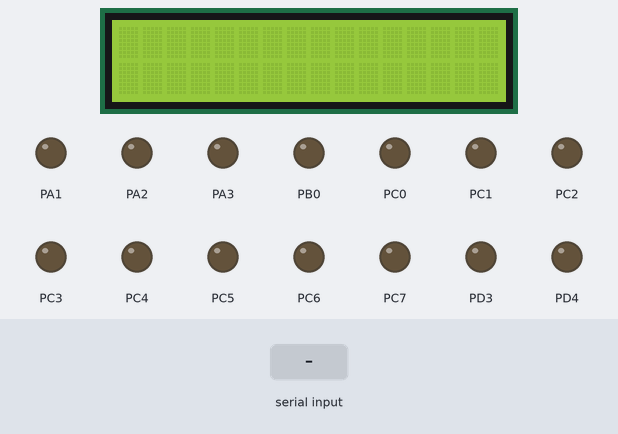
Bench run of a program on a simulated ATmega32, built with avr-gcc and emulated at 16 MHz. Parts: 16×2 character LCD, output pins drawn as LEDs (lit = HIGH). Wiring (inferred from the names in the program): character LCD (HD44780): RS PB1; R/W PB2; E PB3; data PA4, PA5, PA6, PA7. The test bench sets the inputs (shaded band). Pins used as bus, display or sensor lines are not drawn.

Above: at 1.2 s.
1.3 s: "r" received over Serial
At 2.0 s:
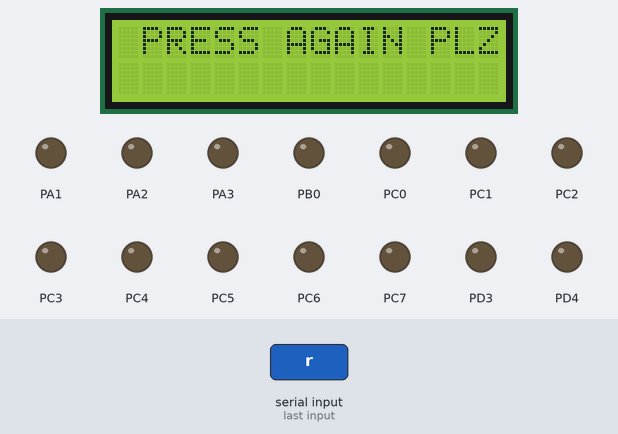
Timing chart, 0 to 4.3 s (numbered marks = the images above; inputs shaded):
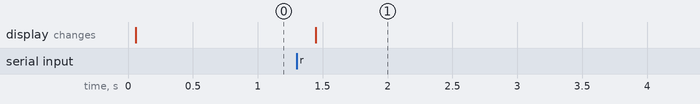

The program:

main.c
```c
/*
 * FinalProject_Master.c
 *
 * Created: 8/10/2020 3:52:08 PM
 * Author : Mohamed Teleb
 */

#include "SPI.h"
#include "DIO.h"
#include "UART.h"
#include "LCD.h"
#include "ADC.h"
#include <avr/interrupt.h>
#include <stdlib.h>


int main(void)
{

	UART_Init();
	DIO_InIt();
	LCD_Init();
	ADC_Init();


	SPI_CFG config = {MASTER,OSC16};
	SPI_Init(&config);
	Slave_En();

	uint8 Command;
	char buffer[10];
	uint8 temp = 0;
	uint8 adc_result;


	while (1)
	{
		adc_result = SPDR;
		//adc_result = ADC_Read(0);
		//temp = adc_result / 2.01;
		Command = UART_Recive();
		if(Command == 'r'){
		if(SPI_SEND_GET('r') != 0x80){
		adc_result = SPDR;
		if(adc_result != 0x00){
			temp =  adc_result / 2.01;
			itoa(temp,buffer,10);
			LCD_Clear();
			LCD_String((uint8*)" TEMP = ");
			LCD_String((uint8*)buffer);
			LCD_String((uint8*)" C");
		}else{
			LCD_Clear();
			LCD_String((uint8*)" PRESS AGAIN PLZ!");
		}

		}
		}else{
		SPI_Send(Command);
		}

	}
}
```

ADC.c
```c
/*
 * ADC.c
 *
 * Created: 7/24/2020 10:10:03 PM
 *  Author: Mohamed Teleb
 */


#include "ADC.h"
void ADC_Init(void){
	/*ADMUX = (1<<REFS0) | (1<<REFS1) ;
	ADCSRA = (1<<ADEN) | (1<<ADATE) | (1<<ADPS0) | (1<<ADPS1) | (1<<ADPS2) | (1<<ADIE);
	*/
	// AREF = AVcc
	ADMUX = (1<<REFS0);

	// ADC Enable and prescaler of 128

	ADCSRA = (1<<ADEN)|(1<<ADPS2)|(1<<ADPS1)|(1<<ADPS0);
}

unsigned short ADC_Read(unsigned char channel){
	/*unsigned short data =0;
	ADMUX = (ADMUX & 0xE0) | (channel & 0x1F);
	ADCSRA |= (1<<ADSC);
	while(!(ADCSRA & (1<<ADIF)));

	ADCSRA |= (1<<ADIF);

	data = ADCL;
	data |= ADCH << 8;

	return data;*/
	// select the corresponding channel 0~7

	channel &= 0b00000111;  // AND operation with 7
	ADMUX = (ADMUX & 0xF8)|channel;

	// start single conversion
	// write '1' to ADSC
	ADCSRA |= (1<<ADSC);

	// wait for conversion to complete
	// ADSC becomes '0' again

	while(ADCSRA & (1<<ADSC));

	return (ADC);
}
```

ADC.h
```c
/*
 * ADC.h
 *
 * Created: 7/24/2020 10:10:23 PM
 *  Author: Mohamed Teleb
 */


#ifndef ADC_H_
#define ADC_H_

#include <avr/io.h>


void ADC_Init(void);
unsigned short ADC_Read(unsigned char channel);


#endif /* ADC_H_ */
```

SPI.c
```c
/*
 * SPI.c
 *
 * Created: 8/10/2020 1:20:01 PM
 *  Author: Mohamed Teleb
 */

#include "SPI.h"
void SPI_Init(SPI_CFG * config){//m for master , s for slave
	switch(config->State){
		case MASTER:
		Set_Bit(SPI_Dir,SS);
		Set_Bit(SPI_Dir,MOSI);
		Set_Bit(SPI_Dir,CLK);
		Clear_Bit(SPI_Dir,MISO);
		Slave_Dis();

		SPI->SPCR_Reg.MASTER = 1;
		break;
		case SLAVE:
		Clear_Bit(SPI_Dir,SS);
		Clear_Bit(SPI_Dir,MOSI);
		Clear_Bit(SPI_Dir,CLK);
		Set_Bit(SPI_Dir,MISO);
		break;
	}
	switch(config->Prescale){
		case OSC4:

		break;
		case OSC16:
		SPI ->SPCR_Reg.PreScaler0 = 1;
		break;
	}

	//deh a7sn

	SPI->SPCR_Reg.EN = 1;


}
void SPI_Send(uint8 data){
	SPDR = data;
	while(!(SPSR & (1<<SPIF)));
}

uint8 SPI_Get(void){
	while(!(SPSR & (1<<SPIF)));
	return SPDR;
}

void SPI_SendMany(uint8 data[]){
	uint8 i = 0;
	while(data[i] != '\0'){
		SPI_Send(data[i]);
		i++;
	}
}

uint8 SPI_SEND_GET(uint8 data){
	SPDR = data;
	while(!(SPSR & (1<<SPIF)));
	return SPDR;
}
```

SPI.h
```c
/*
 * SPI.h
 *
 * Created: 8/10/2020 1:20:13 PM
 *  Author: Mohamed Teleb
 */


#ifndef SPI_H_
#define SPI_H_

#define F_CPU 16000000UL
#include <util/delay.h>
#include <avr/io.h>
#include "BIt_Math.h"
#include "STD_Types.h"
#define SS 4
#define MOSI 5
#define MISO 6
#define CLK 7
#define SPI_Dir DDRB
#define SPI_PORT PORTB

#define Slave_En() (Clear_Bit(SPI_PORT,SS))
#define Slave_Dis() (Set_Bit(SPI_PORT,SS))


typedef struct{
	unsigned char PreScaler0:1;
	unsigned char BIT1:1;
	unsigned char BIT2:1;
	unsigned char BIT3:1;
	unsigned char MASTER:1;
	unsigned char BIT5:1;
	unsigned char EN:1;
	unsigned char IE:1;
}SPCR_Bits;

typedef enum{
	MASTER =0,
	SLAVE
}SPI_Status;

typedef enum{
	OSC4 = 4,
	OSC16 = 16

}SPI_PreScale;

typedef struct{
	SPI_Status State;
	SPI_PreScale Prescale;

}SPI_CFG;

typedef struct{
	unsigned char BIT0:1;
	unsigned char BIT1:1;
	unsigned char BIT2:1;
	unsigned char BIT3:1;
	unsigned char BIT4:1;
	unsigned char BIT5:1;
	unsigned char BIT6:1;
	unsigned char PIF:1;
}SPSR_Bits;


typedef struct{
	SPCR_Bits SPCR_Reg;
	SPSR_Bits SPSR_Reg;
	unsigned char SPDR_Reg;
}SPI_Reg;

#define SPI ((volatile SPI_Reg* const)(0x2D))

void SPI_Init(SPI_CFG * config);
void SPI_Send(uint8 data);
uint8 SPI_SEND_GET(uint8 data);
void SPI_SendMany(uint8 data[]);
uint8 SPI_Get(void);
uint8 SPI_GetMany(void);


#endif /* SPI_H_ */
```

UART.c
```c
/*
 * UART.c
 *
 * Created: 7/28/2020 7:40:57 PM
 *  Author: Mohamed Teleb
 */

#include "UART.h"

void UART_Init(void){
	UCSRB = (1<<RXEN) | (1<<TXEN);
	UCSRC = (1<<URSEL) | (1<<UCSZ0) | (1<<UCSZ1);
	UBRRL = UBRR_Value;
	UBRRH = UBRR_Value >> 8;
}

void UART_SendChar(char data){
	while(!(UCSRA & (1<<UDRE)));
	UDR = data;
}

void UART_SendString(char* data){
	volatile unsigned char i = 0;
	while(data[i] != '\0'){
		UART_SendChar(data[i]);
		i++;
	}
}

char UART_Recive(){
	while(!(UCSRA & (1<<RXC)));
	return UDR;
}
```

UART.h
```c
/*
 * UART.h
 *
 * Created: 7/28/2020 7:41:08 PM
 *  Author: Mohamed Teleb
 */


#ifndef UART_H_
#define UART_H_

#include <avr/io.h>
#define F_CPU 16000000UL
#include <util/delay.h>
#define Baud_Rate 9600
//#define DoubleSpeed
#ifndef DoubleSpeed
#define UBRR_Value ((F_CPU/(16UL * Baud_Rate)) - 1)
#else
#define UBRR_Value ((F_CPU/(8UL * Baud_Rate)) - 1)
#endif

void UART_Init(void);
void UART_SendChar(char data);
void UART_SendString(char* data);
char UART_Recive(void);

#endif /* UART_H_ */
```

LCD.c
```c
/*
 * LCD.c
 *
 * Created: 7/17/2020 11:38:31 AM
 *  Author: Mohamed Teleb
 */

#include "LCD.h"

void LCD_Cmd(uint8 cmd){
	uint8 Send_Cmd;
	Send_Cmd = (LCD_Data_Port & (0x0F)) | (cmd & (0xF0));
	DIO_WritePort(LCD_Data_Port, Send_Cmd);
	DIO_Write(LCD_RS,STD_Low);
	DIO_Write(LCD_E,STD_Low);
	_delay_ms(2);
	DIO_Write(LCD_E,STD_High);
	_delay_ms(2);
	Send_Cmd = (LCD_Data_Port & (0x0F)) | (cmd << (4));
	DIO_WritePort(LCD_Data_Port, Send_Cmd);
	DIO_Write(LCD_RS,STD_Low);
	DIO_Write(LCD_E,STD_Low);
	_delay_ms(2);
	DIO_Write(LCD_E,STD_High);
	_delay_ms(2);

}
void LCD_Clear(void){
	LCD_Cmd(0x01);
}

void LCD_Init(void){
	DIO_Write(LCD_RW,STD_Low);
	_delay_ms(20);
	LCD_Cmd(0x33);
	_delay_ms(2);
	LCD_Cmd(0x32);
	LCD_Cmd(0x28);
	LCD_Cmd(0x06);
	LCD_Cmd(0x0C);
	LCD_Cmd(0x01);
	_delay_ms(2);

}
void LCD_Char(uint8 data){
	uint8 Send_Data;
	Send_Data = (LCD_Data_Port & (0x0F)) | (data & (0xF0));
	DIO_WritePort(LCD_Data_Port, Send_Data);
	DIO_Write(LCD_RS,STD_High);
	DIO_Write(LCD_E,STD_Low);
	_delay_ms(2);
	DIO_Write(LCD_E,STD_High);
	_delay_ms(2);

	Send_Data = (LCD_Data_Port & (0x0F)) | (data << (4));
	DIO_WritePort(LCD_Data_Port, Send_Data);
	DIO_Write(LCD_RS,STD_High);
	DIO_Write(LCD_E,STD_Low);
	_delay_ms(2);
	DIO_Write(LCD_E,STD_High);
	_delay_ms(2);
}

void LCD_String(uint8 string[]){
	uint8* data =(uint8*) string;
	int i = 0;
	while(data[i] != '\0'){
		LCD_Char(data[i]);
		i++;
	}
}


void LCD_GOTOString(uint8 line, uint8 pos,uint8 string[]){
	uint8 cmd;
	switch(line){
		case 1:
			cmd = 0x80 | (pos & 0x0F);
			LCD_Cmd(cmd);
		break;
		case 2:
			cmd = 0xC0 | (pos & 0x0F);
			LCD_Cmd(cmd);
		break;
	}
	LCD_String(string);

}
```

LCD.h
```c
/*
 * LCD.h
 *
 * Created: 7/17/2020 11:38:44 AM
 *  Author: Mohamed Teleb
 */


#ifndef LCD_H_
#define LCD_H_

#include "DIO.h"
#define F_CPU 16000000UL
#include <util/delay.h>

#define LCD_RS DIO_ChannelB1
#define LCD_RW DIO_ChannelB2
#define LCD_E DIO_ChannelB3

#define LCD_Data_Port DIO_PortA
#define LCD_Control_Port DIO_PortB

void LCD_Cmd(uint8 cmd);
void LCD_Init(void);
void LCD_Char(uint8 data);
void LCD_String( uint8 * data);
void LCD_Clear(void);
void LCD_GOTOString(uint8 line, uint8 pos,uint8 string[]);


#endif /* LCD_H_ */
```

BIt_Math.h
```c
/*
 * BIt_Math.h
 *
 * Created: 7/10/2020 8:51:21 PM
 *  Author: Mohamed Teleb
 */


#ifndef BIT_MATH_H_
#define BIT_MATH_H_

#define Set_Bit(Reg, Bit) (Reg |= (1<<Bit))
#define Clear_Bit(Reg, Bit) (Reg &=~ (1<<Bit))
#define Toggle_Bit(Reg, Bit) (Reg ^= (1<<Bit))
#define Get_Bit(Reg, Bit) ((Reg >> Bit)&1)


#endif /* BIT_MATH_H_ */
```

DIO.c
```c
/*
* DIO.c
*
* Created: 7/10/2020 9:04:07 PM
*  Author: Mohamed Teleb
*/

#include "DIO.h"


void DIO_Write(DIO_ChannelTypes ChannelID,STD_Level Level){
	DIO_PortTypes portx = ChannelID / 8;
	DIO_ChannelTypes channelpos = ChannelID %8;
	switch(portx){
		case DIO_PortA:
		if(Level == STD_High){
			Set_Bit(PortA_Reg, channelpos);
			}else{
			Clear_Bit(PortA_Reg,channelpos);
		}
		break;
		case DIO_PortB:
		if(Level == STD_High){
			Set_Bit(PortB_Reg, channelpos);
			}else{
			Clear_Bit(PortB_Reg,channelpos);
		}
		break;
		case DIO_PortC:
		if(Level == STD_High){
			Set_Bit(PortC_Reg, channelpos);
			}else{
			Clear_Bit(PortC_Reg,channelpos);
		}
		break;
		case DIO_PortD:
		if(Level == STD_High){
			Set_Bit(PortD_Reg, channelpos);
			}else{
			Clear_Bit(PortD_Reg,channelpos);
		}
		break;

	}
}

uint8 DIO_Read(DIO_ChannelTypes channel){
	DIO_PortTypes portx = channel/8;
	DIO_ChannelTypes channelpos = channel %8;
	switch(portx){
		case DIO_PortA:
		return Get_Bit(PINA_Reg, channelpos);
		break;
		case DIO_PortB:
		return Get_Bit(PINB_Reg, channelpos);
		break;
		case DIO_PortC:
		return Get_Bit(PINC_Reg, channelpos);
		break;
		case DIO_PortD:
		return Get_Bit(PIND_Reg, channelpos);
		break;

	}
}
void DIO_Invert(DIO_ChannelTypes ChannelID,STD_Level Level){
	DIO_PortTypes portx = ChannelID / 8;
	DIO_ChannelTypes channelpos = ChannelID %8;
	switch(portx){
		case DIO_PortA:
		if(Level == STD_High){
			Toggle_Bit(PortA_Reg, channelpos);
			}else{
			Clear_Bit(PortA_Reg,channelpos);
		}
		break;
		case DIO_PortB:
		if(Level == STD_High){
			Toggle_Bit(PortB_Reg, channelpos);
			}else{
			Clear_Bit(PortB_Reg,channelpos);
		}
		break;
		case DIO_PortC:
		if(Level == STD_High){
			Toggle_Bit(PortC_Reg, channelpos);
			}else{
			Clear_Bit(PortC_Reg,channelpos);
		}
		break;
		case DIO_PortD:
		if(Level == STD_High){
			Toggle_Bit(PortD_Reg, channelpos);
			}else{
			Clear_Bit(PortD_Reg,channelpos);
		}
		break;

	}
}

void DIO_WritePort (DIO_PortTypes Portx, uint8 data){
	switch(Portx){
		case DIO_PortA:
			PortA_Reg = data;
		break;
		case DIO_PortB:
			PortB_Reg = data;
		break;
		case DIO_PortC:
			PortC_Reg = data;
		break;
		case DIO_PortD:
			PortD_Reg = data;
		break;
	}
}
```

DIO.h
```c
/*
 * DIO.h
 *
 * Created: 7/10/2020 9:03:57 PM
 *  Author: Mohamed Teleb
 */


#ifndef DIO_H_
#define DIO_H_

#include "DIO_HW.h"
#include "DIO_CFG.h"
#include "DIO_Types.h"
#include "BIt_Math.h"
#include "STD_Types.h"

void DIO_Write(DIO_ChannelTypes ChannelID,STD_Level Level);
uint8 DIO_Read(DIO_ChannelTypes channel);
void DIO_Invert(DIO_ChannelTypes ChannelID,STD_Level Level);
void DIO_WritePort (DIO_PortTypes Portx, uint8 data);


#endif /* DIO_H_ */
```

DIO_CFG.c
```c
/*
* DIO_CFG.c
*
* Created: 7/10/2020 9:23:07 PM
*  Author: Mohamed Teleb
*/

#include "DIO_CFG.h"

const DIO_PinCFG pinCFG[]={
	//portA
	{Input,STD_High},
	{Output,STD_High},
	{Output,STD_High},
	{Output,STD_High},
	{Output,STD_High},
	{Output,STD_High},
	{Output,STD_High},
	{Output,STD_High},
	//portB
	{Output,STD_High},//0
	{Output,STD_High},
	{Output,STD_High},
	{Output,STD_High},
	{Output,STD_High},
	{Output,STD_High},
	{Input,STD_High},
	{Output,STD_High},
	//portC
	{Output,STD_High},
	{Output,STD_High},
	{Output,STD_High},
	{Output,STD_High},
	{Output,STD_High},
	{Output,STD_High},
	{Output,STD_High},
	{Output,STD_High},
	//portD
	{Output,STD_High},
	{Output,STD_High},
	{Input,STD_High},
	{Output,STD_High},
	{Output,STD_High},
	{Output,STD_High},
	{Output,STD_High},
	{Output,STD_High}
};


void DIO_InIt(void){
	DIO_PortTypes portx;
	DIO_ChannelTypes channelpos;
	uint8 count = 0;

	for(count = DIO_ChannelA0; count<PinCount ;count++){
		portx = count/8;
		channelpos = count % 8;
		switch(portx){
			case DIO_PortA:
			if(pinCFG[count].PinDir == Output){
				Set_Bit(DDRA_Reg, channelpos);
				}else{
				Clear_Bit(DDRA_Reg,channelpos);
			}
			break;
			case DIO_PortB:
			if(pinCFG[count].PinDir == Output){
				Set_Bit(DDRB_Reg, channelpos);
				}else{
				Clear_Bit(DDRB_Reg,channelpos);
			}
			break;
			case DIO_PortC:
			if(pinCFG[count].PinDir == Output){
				Set_Bit(DDRC_Reg, channelpos);
				}else{
				Clear_Bit(DDRC_Reg,channelpos);
			}
			break;
			case DIO_PortD:
			if(pinCFG[count].PinDir == Output){
				Set_Bit(DDRD_Reg, channelpos);
				}else{
				Clear_Bit(DDRD_Reg,channelpos);
			}
			break;

		}
	}
}
```

DIO_CFG.h
```c
/*
* DIO_CFG.h
*
* Created: 7/10/2020 9:22:50 PM
*  Author: Mohamed Teleb
*/


#ifndef DIO_CFG_H_
#define DIO_CFG_H_

#include "DIO.h"
#include "DIO_HW.h"
#include "DIO_Types.h"
#include "BIt_Math.h"
#include "STD_Types.h"
#define PinCount 32

typedef struct {
	DIO_DIR PinDir;
	STD_Level PinLevel;
}DIO_PinCFG;

void DIO_InIt(void);

#endif /* DIO_CFG_H_ */
```

DIO_HW.h
```c
/*
 * DIO_HW.h
 *
 * Created: 7/10/2020 8:55:57 PM
 *  Author: Mohamed Teleb
 */


#ifndef DIO_HW_H_
#define DIO_HW_H_

#include "STD_Types.h"
//PortA
#define PortA_Reg (*((uint8*)0x3B))
#define DDRA_Reg (*((uint8*)0x3A))
#define PINA_Reg (*((uint8*)0x39))
//PortB
#define PortB_Reg (*((uint8*)0x38))
#define DDRB_Reg (*((uint8*)0x37))
#define PINB_Reg (*((uint8*)0x36))
//PortC
#define PortC_Reg (*((uint8*)0x35))
#define DDRC_Reg (*((uint8*)0x34))
#define PINC_Reg (*((uint8*)0x33))
//PortD
#define PortD_Reg (*((uint8*)0x32))
#define DDRD_Reg (*((uint8*)0x31))
#define PIND_Reg (*((uint8*)0x30))


#endif /* DIO_HW_H_ */
```

DIO_Types.h
```c
/*
* DIO_Types.h
*
* Created: 7/10/2020 9:05:11 PM
*  Author: Mohamed Teleb
*/


#ifndef DIO_TYPES_H_
#define DIO_TYPES_H_

typedef enum {
	DIO_ChannelA0 =0,
	DIO_ChannelA1 ,
	DIO_ChannelA2 ,
	DIO_ChannelA3 ,
	DIO_ChannelA4 ,
	DIO_ChannelA5 ,
	DIO_ChannelA6 ,
	DIO_ChannelA7 ,
	DIO_ChannelB0 ,
	DIO_ChannelB1 ,
	DIO_ChannelB2 ,
	DIO_ChannelB3 ,
	DIO_ChannelB4 ,
	DIO_ChannelB5 ,
	DIO_ChannelB6 ,
	DIO_ChannelB7 ,
	DIO_ChannelC0 ,
	DIO_ChannelC1 ,
	DIO_ChannelC2 ,
	DIO_ChannelC3 ,
	DIO_ChannelC4 ,
	DIO_ChannelC5 ,
	DIO_ChannelC6 ,
	DIO_ChannelC7 ,
	DIO_ChannelD0 ,
	DIO_ChannelD1 ,
	DIO_ChannelD2 ,
	DIO_ChannelD3 ,
	DIO_ChannelD4 ,
	DIO_ChannelD5 ,
	DIO_ChannelD6 ,
	DIO_ChannelD7
}DIO_ChannelTypes;

typedef enum{
	DIO_PortA =0,
	DIO_PortB,
	DIO_PortC,
	DIO_PortD
}DIO_PortTypes;

typedef enum{
	Input =0,
	Output
}DIO_DIR;


#endif /* DIO_TYPES_H_ */
```

STD_Types.h
```c
/*
* STD_Types.h
*
* Created: 7/10/2020 8:53:48 PM
*  Author: Mohamed Teleb
*/


#ifndef STD_TYPES_H_
#define STD_TYPES_H_

typedef volatile unsigned char uint8;
typedef enum{
	STD_Low =0,
	STD_High
}STD_Level;


#endif /* STD_TYPES_H_ */
```

Measured:
- after the input at 1.3 s, the display: changes after 0.15 s (image 1)
